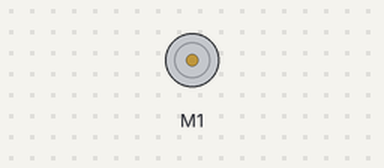
Simulated run of this sketch. Board: Arduino Uno, built with avr-gcc and run on an emulated ATmega328P. Parts: DC motor (green arrow = forward, orange = backward, longer = faster). What the sketch prints to the serial monitor is not drawn.

Above: at 10.7 s.
Timing chart, 0 to 14.6 s (numbered marks = the images above):
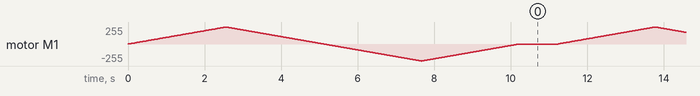

The sketch:

valve_control2.ino
```cpp
/*
This is a test sketch for the Adafruit assembled Motor Shield for Arduino v2
It won't work with v1.x motor shields! Only for the v2's with built in PWM
control

For use with the Adafruit Motor Shield v2
---->  http://www.adafruit.com/products/1438
*/

#include <Wire.h>
#include <Adafruit_MotorShield.h>

// Create the motor shield object with the default I2C address
Adafruit_MotorShield AFMS = Adafruit_MotorShield();
// Or, create it with a different I2C address (say for stacking)
// Adafruit_MotorShield AFMS = Adafruit_MotorShield(0x61);

// Select which 'port' M1, M2, M3 or M4. In this case, M1
Adafruit_DCMotor *myMotor = AFMS.getMotor(1);
// You can also make another motor on port M2
//Adafruit_DCMotor *myOtherMotor = AFMS.getMotor(2);

void setup() {
  Serial.begin(9600);           // set up Serial library at 9600 bps
  Serial.println("Adafruit Motorshield v2 - DC Motor test!");

  AFMS.begin();  // create with the default frequency 1.6KHz
  //AFMS.begin(1000);  // OR with a different frequency, say 1KHz

  // Set the speed to start, from 0 (off) to 255 (max speed)
  myMotor->setSpeed(150);
  myMotor->run(FORWARD);
  // turn on motor
  myMotor->run(RELEASE);
}

void loop() {
  uint8_t i;

  Serial.print("tick");

  myMotor->run(FORWARD);
  for (i=0; i<255; i++) {
    myMotor->setSpeed(i);
    delay(10);
  }
  for (i=255; i!=0; i--) {
    myMotor->setSpeed(i);
    delay(10);
  }

  Serial.print("tock");

  myMotor->run(BACKWARD);
  for (i=0; i<255; i++) {
    myMotor->setSpeed(i);
    delay(10);
  }
  for (i=255; i!=0; i--) {
    myMotor->setSpeed(i);
    delay(10);
  }

  Serial.print("tech");
  myMotor->run(RELEASE);
  delay(1000);
}
```
